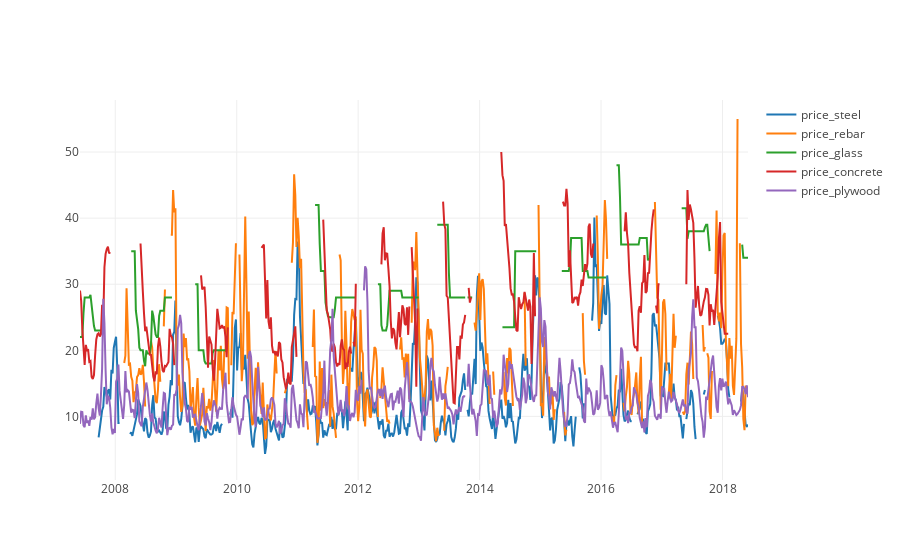

Write notebook code for a chart like this one.
### Code cell
plotly_df(weekly_df)

### Figure 1 — Plotly figure (JSON) as saved in the notebook; plotly's stock layout.template omitted (floating-point values rounded to 4 significant figures; data arrays with more than 128 entries replaced by an {"elided": "..."} marker saying what was removed)
{"data": [{"mode": "lines", "name": "price_steel", "type": "scatter", "uid": "1a623f9f-c262-48ad-9635-4b2140adc007", "x": {"elided": "575 str values"}, "y": {"elided": "575 float values"}}, {"mode": "lines", "name": "price_rebar", "type": "scatter", "uid": "44fecd92-9343-4422-a7e2-1b2da6423f5f", "x": {"elided": "575 str values"}, "y": {"elided": "575 float values"}}, {"mode": "lines", "name": "price_glass", "type": "scatter", "uid": "a501527e-953d-489d-befe-d157259436a1", "x": {"elided": "575 str values"}, "y": {"elided": "575 float values"}}, {"mode": "lines", "name": "price_concrete", "type": "scatter", "uid": "aec64aa6-03e5-439e-9398-418cd5d7e710", "x": {"elided": "575 str values"}, "y": {"elided": "575 float values"}}, {"mode": "lines", "name": "price_plywood", "type": "scatter", "uid": "e36b3e40-b048-4755-a692-619c8a636bce", "x": {"elided": "575 str values"}, "y": {"elided": "575 float values"}}], "layout": {"title": {"text": ""}}}
